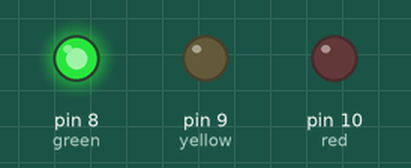
Bench run of a sketch on a simulated Arduino Uno, built with avr-gcc and run on an emulated ATmega328P. On the bench: output pins drawn as LEDs (lit = HIGH).

Above: at 1.5 s.
At 3.5 s:
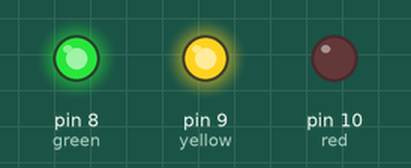
At 7.5 s:
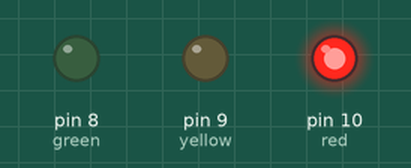
At 29.0 s:
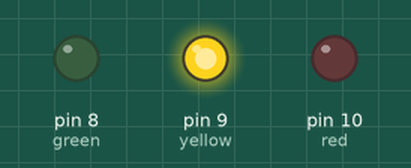
Timing chart, 0 to 31.2 s (numbered marks = the images above):
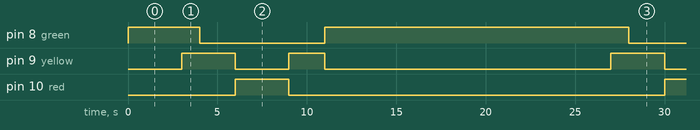

Measured:
- by itself, pin 8 (green): repeats every 24.0 s: LOW 7.0 s, HIGH 17.0 s
- by itself, pin 9 (yellow): repeats every 24.0 s: LOW 3.0 s, HIGH 2.0 s, LOW 16.0 s, HIGH 3.0 s
- by itself, pin 10 (red): alternates HIGH for 3.0 s and LOW for 21.0 s

The sketch:

basic_traffice_lights.ino
```cpp
int red = 10;
int yellow = 9;
int green = 8;

void setup(){
    pinMode(red, OUTPUT);
    pinMode(yellow, OUTPUT);
    pinMode(green, OUTPUT);
}

void loop(){
    changeLights();
    delay(10000);
}
void changeLights(){
    digitalWrite(green, HIGH);
    delay(3000);

    digitalWrite(yellow, HIGH);
    digitalWrite(green, HIGH);
    delay(1000);

    digitalWrite(yellow, HIGH);
    digitalWrite(green, LOW);
    delay(2000);

    digitalWrite(yellow, LOW);
    digitalWrite(red, HIGH);
    delay(3000);

    digitalWrite(yellow, HIGH);
    digitalWrite(red, LOW);
    delay(2000);

    digitalWrite(yellow, LOW);
    digitalWrite(red, LOW);
    digitalWrite(green, HIGH);
    delay(3000);
}
```
